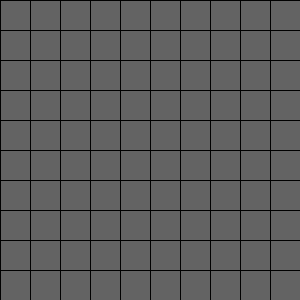
Frame 1 (no input)
Frame 60 (the mouse pressed at the canvas centre just before this capture): identical to frame 1, image omitted
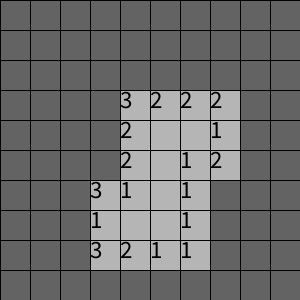
Frame 120 (the mouse held since frame 60 and released just before this capture)

The Processing sketch that drew these frames (run headless with seeded random() and noise(); from frame 60 on, the mouse is pressed at the canvas centre):

// Processing sketch: processing_64608
// ── processing_64608.pde

board brd=new board();
int l=10;
int h=10;
tile[] board=new tile[l*h];
int index; 


void setup()
{
  size(300,300);
  smooth();
  
  fill(166,166,166);
  int sum;
  background(99,99,99);
  //set board
   for(int x=0;x<h;x++)
  {
    for(int y=0;y<l;y++)
    {
      index=x*l+y;
      rect(y*30,x*30,30,30);
      board[index]=new tile(index);
    }
  }
   
  //set bombs
  for(int x=0;x<h;x++)
  {
    for(int y=0;y<l;y++)
    {
      index=x*l+y;
      if(random(0,100)<20)
        board[index].chgImg("x");
      else
        board[index].chgImg("o");
    }
  }
  
  //set numbers
  for(int x=0;x<h;x++)
  {
    for(int y=0;y<l;y++)
    {
      index=x*l+y;
      //check if bomb
      if(board[index].retImg().equals("x")==false)
      {
        sum=0;
        //check corners
        if(index==0)
        {
          if(board[index+1].retImg().equals("x"))
            sum++;
          if(board[index+l].retImg().equals("x"))
            sum++;
          if(board[index+l+1].retImg().equals("x"))
            sum++;
        }
        else if(index==l-1)
        {
          if(board[index-1].retImg().equals("x"))
            sum++;
          if(board[index+l].retImg().equals("x"))
            sum++;
          if(board[index+l+1].retImg().equals("x"))
            sum++;
        }
        else if(index==l*h-l)
        {
          if(board[index+1].retImg().equals("x"))
            sum++;
          if(board[index-l].retImg().equals("x"))
            sum++;
          if(board[index-l+1].retImg().equals("x"))
            sum++;
        }
        else if(index==l*h-1)
        {
          if(board[index-1].retImg().equals("x"))
            sum++;
          if(board[index-l].retImg().equals("x"))
            sum++;
          if(board[index-l+1].retImg().equals("x"))
            sum++;
        }
        
        //check edges
        else if(index/l==0)
        {
          
          if(board[index-1].retImg().equals("x"))
            sum++;
          if(board[index+1].retImg().equals("x"))
            sum++;
          if(board[index+l].retImg().equals("x"))
            sum++;
          if(board[index+l-1].retImg().equals("x"))
            sum++;
          if(board[index+l+1].retImg().equals("x"))
            sum++;
        }  
        
        else if(index/l==h-1)
        {
          
          if(board[index-1].retImg().equals("x"))
            sum++;
          if(board[index+1].retImg().equals("x"))
            sum++;
          if(board[index-l].retImg().equals("x"))
            sum++;
          if(board[index-l+1].retImg().equals("x"))
            sum++;
          if(board[index-l-1].retImg().equals("x"))
            sum++;
        }  
        
        else if(index%l==0)
        {
          
          if(board[index-l].retImg().equals("x"))
            sum++;
          if(board[index+1].retImg().equals("x"))
            sum++;
          if(board[index+l].retImg().equals("x"))
            sum++;
          if(board[index-l+1].retImg().equals("x"))
            sum++;
          if(board[index+l+1].retImg().equals("x"))
            sum++;
        }  
        
        else if(index%l==l-1)
        {
          
          if(board[index-1].retImg().equals("x"))
            sum++;
          if(board[index-l].retImg().equals("x"))
            sum++;
          if(board[index+l].retImg().equals("x"))
            sum++;
          if(board[index+l-1].retImg().equals("x"))
            sum++;
          if(board[index-l-1].retImg().equals("x"))
            sum++;
        }  
        
        //check rest
        else
        {
          if(board[index-1].retImg().equals("x"))
            sum++;
          if(board[index-l].retImg().equals("x"))
            sum++;
          if(board[index+l].retImg().equals("x"))
            sum++;
          if(board[index+l-1].retImg().equals("x"))
            sum++;
          if(board[index+1].retImg().equals("x"))
            sum++;
          if(board[index-l-1].retImg().equals("x"))
            sum++;
          if(board[index+l+1].retImg().equals("x"))
            sum++;
          if(board[index-l+1].retImg().equals("x"))
            sum++;
        }
       if(sum==0)
         board[index].chgImg("");
       else
         board[index].chgImg(""+sum); 
      }
      
    }
    
  }
  
  
  
}

void draw()
{
  for(int x=0;x<h;x++)
  {
    for(int y=0;y<l;y++)
    {
      textSize(25);
      index=x*l+y;
      if(board[index].retstate()==false)
      {
        fill(181,181,181);
        rect(y*30,x*30,30,30);
        //print imgs
        if(board[index].retImg().equals("B"))
          fill(139,37,0);
        else if(board[index].retImg().equals("x"))
          fill(255,0,0);
        else
          fill(0,0,0);
        text(board[index].retImg(),y*30,x*30,30,30);
      }
      else
      {
        fill(99,99,99);
        rect(y*30,x*30,30,30);
      }
     
  
    }
  }
  
}

void mousePressed()
{
  boolean end=false;
  index=int(mouseY/30)*l+int(mouseX/30);
  if(board[index].retImg().equals(""))
    brd.check(board[index]);
  else
    board[index].setstate(false);
  if(mouseButton==LEFT)
  {
    board[index].setCl(true);
  }
  if(mouseButton==RIGHT&&(board[index].retImg().equals("B"))==false&&board[index].retCh()==false)
  {
    board[index].saveImg();
    board[index].chgImg("B");
    
  }
  else if(mouseButton==RIGHT&&board[index].retImg().equals("B"))
  {
    board[index].chgImg(board[index].retSimg());
    board[index].setstate(true);
  }
  
 if(mouseButton==LEFT&&board[index].retImg().equals("x"))
 {  
    for(int x=0;x<h;x++)
    {
      for(int y=0;y<l;y++)
      {
        index=x*l+y;
        if(board[index].retImg().equals("x"))
          board[index].setstate(false);
      }
    }
   
 }
}




class board
{
  
  void check(tile clicked)
  {
    tile c=clicked;
    c.setstate(false);
    int index=int(c.retx());
    boolean end=false;
    if(c.retCh())
      end=true;
    c.setCh(true);
    //check corners
    while(!end)
    {
        if(index==0)
        {
          if((board[index+1].retImg().equals(""))==false)
          {
            board[index+1].setstate(false);
            end=true;
          }
          else
            check(board[index+1]);
          if((board[index+l].retImg().equals(""))==false)
          {
            board[index+l].setstate(false);
            end=true;
          }
          else
            check(board[index+l]);
          if((board[index+l+1].retImg().equals(""))==false)
          {
            board[index+l+1].setstate(false);
            end=true;
          }
          else
            check(board[index+l+1]);
        }
        else if(index==l-1)
        {
          if((board[index-1].retImg().equals(""))==false)
          {
            board[index-1].setstate(false);
            end=true;
          }
          else
            check(board[index-1]);
          if(!(board[index+l].retImg().equals("")))
          {
            board[index+l].setstate(false);
            end=true;
          }
          else
            check(board[index+l]);
          if(!(board[index+l-1].retImg().equals("")))
          {
            board[index+l-1].setstate(false);
            end=true;
          }
          else
            check(board[index+l-1]);
        }
        else if(index==l*h-l)
        {
          if(!(board[index+1].retImg().equals("")))
          {
            board[index+1].setstate(false);
            end=true;
          }
          else
            check(board[index+1]);
          if(!(board[index-l].retImg().equals("")))
          {
            board[index-l].setstate(false);
            end=true;
          }
          else
            check(board[index-l]);
          if(!(board[index-l+1].retImg().equals("")))
          {
            board[index-l+1].setstate(false);
            end=true;
          }
          else
            check(board[index-l+1]);
        }
        else if(index==l*h-1)
        {
          if(!(board[index-1].retImg().equals("")))
          {
            board[index-1].setstate(false);
            end=true;
          }
          else
            check(board[index-1]);
          if(!(board[index-l].retImg().equals("")))
          {
            board[index-l].setstate(false);
            end=true;
          }
          else
            check(board[index-l]);
          if(!(board[index-l+1].retImg().equals("")))
          {
            board[index-l+1].setstate(false);
            end=true;
          }
          else
            check(board[index-l+1]);
        }
        
        //check edges
        else if(index/l==0)
        {
          
          if(!(board[index-1].retImg().equals("")))
          {
            board[index-1].setstate(false);
            end=true;
          }
          else
            check(board[index-1]);
          if(!(board[index+1].retImg().equals("")))
          {
            board[index+1].setstate(false);
            end=true;
          }
          else
            check(board[index+1]);
          if(!(board[index+l].retImg().equals("")))
          {
            board[index+l].setstate(false);
            end=true;
          }
          else
            check(board[index+l]);
          if(!(board[index+l-1].retImg().equals("")))
          {
            board[index+l-1].setstate(false);
            end=true;
          }
          else
            check(board[index+l-1]);
          if(!(board[index+l+1].retImg().equals("")))
          {
            board[index+l+1].setstate(false);
            end=true;
          }
          else
            check(board[index+l+1]);
        }  
        
        else if(index/l==h-1)
        {
          
          if(!(board[index-1].retImg().equals("")))
          {
            board[index-1].setstate(false);
            end=true;
          }
          else
            check(board[index-1]);
          if(!(board[index+1].retImg().equals("")))
          {
            board[index+1].setstate(false);
            end=true;
          }
          else
            check(board[index+1]);
          if(!(board[index-l].retImg().equals("")))
          {
            board[index-l].setstate(false);
            end=true;
          }
          else
            check(board[index-l]);
          if(!(board[index-l+1].retImg().equals("")))
          {
            board[index-l+1].setstate(false);
            end=true;
          }
          else
            check(board[index-l+1]);
          if(!(board[index-l-1].retImg().equals("")))
          {
            board[index-l-1].setstate(false);
            end=true;
          }
          else
            check(board[index-l-1]);
        }  
        
        else if(index%l==0)
        {
          
          if(!(board[index-l].retImg().equals("")))
          {
            board[index-l].setstate(false);
            end=true;
          }
          else
            check(board[index-l]);
          if(!(board[index+1].retImg().equals("")))
          {
            board[index+1].setstate(false);
            end=true;
          }
          else
            check(board[index+1]);
          if(!(board[index+l].retImg().equals("")))
          {
            board[index+l].setstate(false);
            end=true;
          }
          else
            check(board[index+l]);
          if(!(board[index-l+1].retImg().equals("")))
          {
            board[index-l+1].setstate(false);
            end=true;
          }
          else
            check(board[index-l+1]);
          if(!(board[index+l+1].retImg().equals("")))
          {
            board[index+l+1].setstate(false);
            end=true;
          }
          else
            check(board[index+l+1]);
        }  
        
        else if(index%l==l-1)
        {
          
          if(!(board[index-1].retImg().equals("")))
          {
            board[index-1].setstate(false);
            end=true;
          }
          else
            check(board[index-1]);
          if(!(board[index-l].retImg().equals("")))
          {
            board[index-l].setstate(false);
            end=true;
          }
          else
            check(board[index-l]);
          if(!(board[index+l].retImg().equals("")))
          {
            board[index+l].setstate(false);
            end=true;
          }
          else
            check(board[index+l]);
          if(!(board[index+l-1].retImg().equals("")))
          {
            board[index+l-1].setstate(false);
            end=true;
          }
          else
            check(board[index+l-1]);
          if(!(board[index-l-1].retImg().equals("")))
          {
            board[index-l-1].setstate(false);
            end=true;
          }
          else
            check(board[index-l-1]);
        }  
        
        //check rest
        else
        {
          if(!(board[index-1].retImg().equals("")))
          {
            board[index-1].setstate(false);
            end=true;
          }
          else
            check(board[index-1]);
          if(!(board[index-l].retImg().equals("")))
          {
            board[index-l].setstate(false);
            end=true;
          }
          else
            check(board[index-l]);
          if(!(board[index+l].retImg().equals("")))
          {
            board[index+l].setstate(false);
            end=true;
          }
          else
            check(board[index+l]);
          if(!(board[index+l-1].retImg().equals("")))
          {
            board[index+l-1].setstate(false);
            end=true;
          }
          else
            check(board[index+l-1]);
          if(!(board[index+1].retImg().equals("")))
          {
            board[index+1].setstate(false);
            end=true;
          }
          else
            check(board[index+1]);
          if(!(board[index-l-1].retImg().equals("")))
          {
            board[index-l-1].setstate(false);
            end=true;
          }
          else
            check(board[index-l-1]);
          if(!(board[index+l+1].retImg().equals("")))
          {
            board[index+l+1].setstate(false);
            end=true;
          }
          else
            check(board[index+l+1]);
          if(!(board[index-l+1].retImg().equals("")))
          {
            board[index-l+1].setstate(false);
            end=true;
          }
          else
            check(board[index-l+1]);
        }
    }
  }
}


void keyPressed()
{
  if(key=='r')
    setup();
}

class tile 
{
  int x;
  String img;
  String simg;
  boolean state;
  boolean clicked;
  boolean checked;
  tile(int xx)
  {
    x=xx;
    state=true;
    clicked=false;
  }
  
  void saveImg()
  {
    simg=img;
  }
  
  String retSimg()
  {
    return simg;
  }
  void chgImg(String stg)
  {
   img=stg;
  } 
 
  String retImg()
  {
    return img;
  }
  
  String retx()
  {
    return ""+x;
  }
  
  boolean retstate()
  {
    return state;
  }
  
  void setstate(boolean boo)
  {
    state=boo;
  }
  
  void setCl(boolean cl)
  {
    clicked=cl;
  }
  
  boolean retCl()
  {
    return clicked;
  }
  
  void setCh(boolean ch)
  {
    checked=ch;
  }
  
  boolean retCh()
  {
    return checked;
  }
  
 
}
